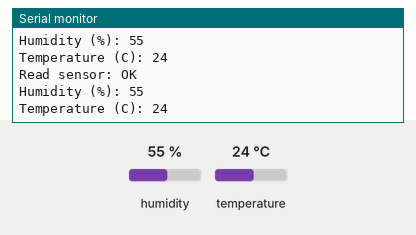
Recording of a sketch running on a simulated Arduino Uno, built with avr-gcc and run on an emulated ATmega328P. Parts: the last lines printed to the serial monitor. The test bench sets the inputs (shaded band); at power-on: humidity 55 %, temperature 24 °C.

Above: at 2.8 s.
2.9 s: humidity set to 22 %
At 4.5 s:
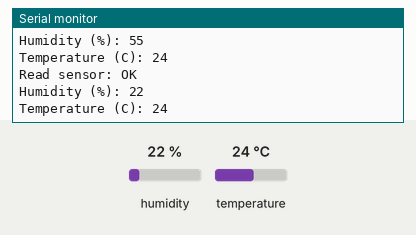
5.6 s: temperature set to 12 °C
At 6.9 s:
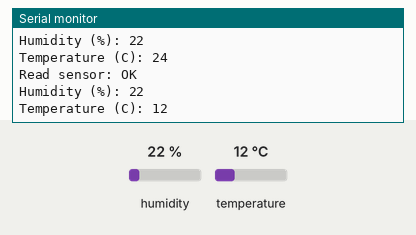
8.3 s: humidity set to 40 %
At 11.7 s:
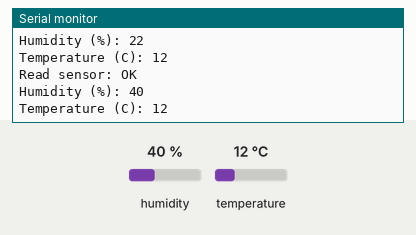
Timing chart, 0 to 13.2 s (numbered marks = the images above; inputs shaded):
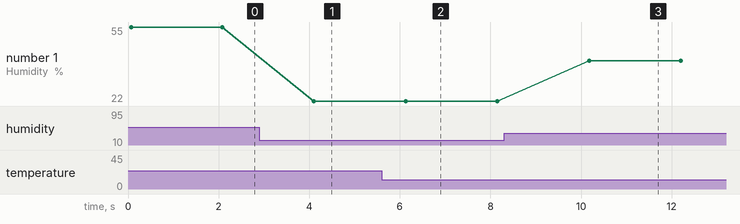

Measured:
- after the input at 2.9 s, the serial monitor: prints a new line after 1.2 s (image 1)
- after the input at 5.6 s, the serial monitor: prints a new line after 0.55 s (image 2)
- after the input at 8.3 s, the serial monitor: prints a new line after 1.9 s (image 3)
- plotted number 1: 55 → 22 after the input at 2.9 s, 22 → 40 after the input at 8.3 s

The sketch:

dht11_test.ino
```cpp
#include <dht11.h>

dht11 DHT11;

void setup()
{
  DHT11.attach(A2); //デジタルでも可
  Serial.begin(9600);
  Serial.println("DHT11 TEST PROGRAM ");
  Serial.print("LIBRARY VERSION: ");
  Serial.println(DHT11LIB_VERSION);
}

void loop()
{
  Serial.println("\n");

  int chk = DHT11.read();

  Serial.print("Read sensor: ");
  switch (chk)
  {
    case 0: Serial.println("OK"); break;
    case -1: Serial.println("Checksum error"); break;
    case -2: Serial.println("Time out error"); break;
    default: Serial.println("Unknown error"); break;
  }

  Serial.print("Humidity (%): ");
  Serial.println((int)DHT11.humidity, DEC);

  Serial.print("Temperature (C): ");
  Serial.println((int)DHT11.temperature, DEC);

  delay(2000);
}
```
